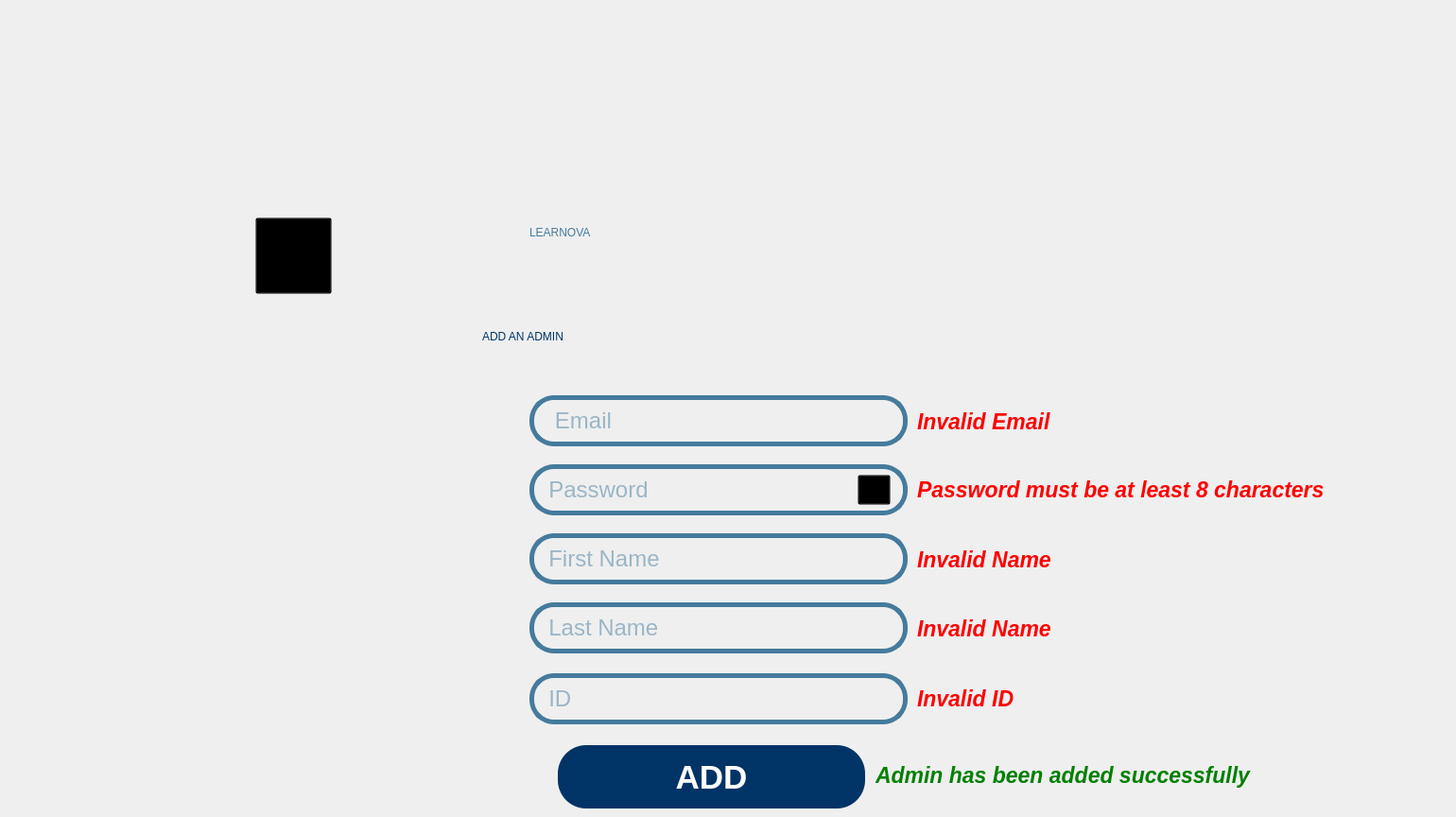
    <widget class="QWidget" name="Add_admin_page">
     <property name="styleSheet">
      <string notr="true">background-image: url(:/images/images/Desktop-2.png);</string>
     </property>
     <widget class="QLabel" name="Learnova_text_5">
      <property name="geometry">
       <rect>
        <x>560</x>
        <y>210</y>
        <width>491</width>
        <height>71</height>
       </rect>
      </property>
      <property name="styleSheet">
       <string notr="true">color: rgb(69, 123, 157);
font: 700 53pt &quot;Arial&quot;;
background:transparent</string>
      </property>
      <property name="text">
       <string>LEARNOVA</string>
      </property>
     </widget>
     <widget class="QLabel" name="Add_admin_txt">
      <property name="geometry">
       <rect>
        <x>510</x>
        <y>320</y>
        <width>661</width>
        <height>71</height>
       </rect>
      </property>
      <property name="styleSheet">
       <string notr="true">color: #003366;
font: 700 53pt &quot;Arial&quot;;
background:transparent</string>
      </property>
      <property name="text">
       <string>ADD AN ADMIN</string>
      </property>
     </widget>
     <widget class="QLabel" name="back_pic_adm">
      <property name="geometry">
       <rect>
        <x>270</x>
        <y>230</y>
        <width>81</width>
        <height>81</height>
       </rect>
      </property>
      <property name="styleSheet">
       <string notr="true">background:transparent;</string>
      </property>
      <property name="text">
       <string/>
      </property>
     </widget>
     <widget class="QPushButton" name="back_btn_adm">
      <property name="geometry">
       <rect>
        <x>270</x>
        <y>230</y>
        <width>81</width>
        <height>81</height>
       </rect>
      </property>
      <property name="cursor">
       <cursorShape>PointingHandCursor</cursorShape>
      </property>
      <property name="styleSheet">
       <string notr="true">background:transparent;</string>
      </property>
      <property name="text">
       <string/>
      </property>
     </widget>
     <widget class="QLineEdit" name="las_name_fild_3">
      <property name="geometry">
       <rect>
        <x>560</x>
        <y>637</y>
        <width>400</width>
        <height>54</height>
       </rect>
      </property>
      <property name="font">
       <font>
        <family>Arial</family>
        <pointsize>18</pointsize>
        <bold>false</bold>
       </font>
      </property>
      <property name="styleSheet">
       <string notr="true">background:transparent;
border:5px solid #457B9D;
border-radius:26px;
color:#457B9D
</string>
      </property>
      <property name="frame">
       <bool>true</bool>
      </property>
      <property name="echoMode">
       <enum>QLineEdit::EchoMode::Normal</enum>
      </property>
      <property name="placeholderText">
       <string>  Last Name</string>
      </property>
     </widget>
     <widget class="QLabel" name="err_lna_3">
      <property name="geometry">
       <rect>
        <x>970</x>
        <y>649</y>
        <width>541</width>
        <height>31</height>
       </rect>
      </property>
      <property name="sizePolicy">
       <sizepolicy hsizetype="Expanding" vsizetype="Expanding">
        <horstretch>0</horstretch>
        <verstretch>0</verstretch>
       </sizepolicy>
      </property>
      <property name="font">
       <font>
        <family>Arial</family>
        <pointsize>17</pointsize>
        <italic>true</italic>
        <bold>true</bold>
       </font>
      </property>
      <property name="styleSheet">
       <string notr="true">background:transparent;
color:red</string>
      </property>
      <property name="text">
       <string>Invalid Name</string>
      </property>
     </widget>
     <widget class="QLineEdit" name="pass_fild_3">
      <property name="geometry">
       <rect>
        <x>560</x>
        <y>491</y>
        <width>400</width>
        <height>54</height>
       </rect>
      </property>
      <property name="font">
       <font>
        <family>Arial</family>
        <pointsize>18</pointsize>
        <bold>false</bold>
       </font>
      </property>
      <property name="styleSheet">
       <string notr="true">background:transparent;
border:5px solid #457B9D;
border-radius:26px;
color:#457B9D
</string>
      </property>
      <property name="frame">
       <bool>true</bool>
      </property>
      <property name="echoMode">
       <enum>QLineEdit::EchoMode::Password</enum>
      </property>
      <property name="placeholderText">
       <string>  Password</string>
      </property>
     </widget>
     <widget class="QLineEdit" name="ID_fild_3">
      <property name="geometry">
       <rect>
        <x>560</x>
        <y>712</y>
        <width>400</width>
        <height>54</height>
       </rect>
      </property>
      <property name="font">
       <font>
        <family>Arial</family>
        <pointsize>18</pointsize>
        <bold>false</bold>
       </font>
      </property>
      <property name="styleSheet">
       <string notr="true">background:transparent;
border:5px solid #457B9D;
border-radius:26px;
color:#457B9D
</string>
      </property>
      <property name="frame">
       <bool>true</bool>
      </property>
      <property name="echoMode">
       <enum>QLineEdit::EchoMode::Normal</enum>
      </property>
      <property name="placeholderText">
       <string>  ID</string>
      </property>
     </widget>
     <widget class="QLabel" name="err_email_3">
      <property name="geometry">
       <rect>
        <x>970</x>
        <y>430</y>
        <width>541</width>
        <height>31</height>
       </rect>
      </property>
      <property name="sizePolicy">
       <sizepolicy hsizetype="Expanding" vsizetype="Expanding">
        <horstretch>0</horstretch>
        <verstretch>0</verstretch>
       </sizepolicy>
      </property>
      <property name="font">
       <font>
        <family>Arial</family>
        <pointsize>17</pointsize>
        <italic>true</italic>
        <bold>true</bold>
       </font>
      </property>
      <property name="styleSheet">
       <string notr="true">background:transparent;
color:red</string>
      </property>
      <property name="text">
       <string>Invalid Email</string>
      </property>
     </widget>
     <widget class="QLabel" name="err_pass_3">
      <property name="geometry">
       <rect>
        <x>970</x>
        <y>484</y>
        <width>561</width>
        <height>67</height>
       </rect>
      </property>
      <property name="sizePolicy">
       <sizepolicy hsizetype="Expanding" vsizetype="Expanding">
        <horstretch>0</horstretch>
        <verstretch>0</verstretch>
       </sizepolicy>
      </property>
      <property name="font">
       <font>
        <family>Arial</family>
        <pointsize>17</pointsize>
        <italic>true</italic>
        <bold>true</bold>
       </font>
      </property>
      <property name="styleSheet">
       <string notr="true">background:transparent;
color:red</string>
      </property>
      <property name="text">
       <string>Password must be at least 8 characters</string>
      </property>
     </widget>
     <widget class="QLabel" name="err_id_3">
      <property name="geometry">
       <rect>
        <x>970</x>
        <y>723</y>
        <width>541</width>
        <height>31</height>
       </rect>
      </property>
      <property name="sizePolicy">
       <sizepolicy hsizetype="Expanding" vsizetype="Expanding">
        <horstretch>0</horstretch>
        <verstretch>0</verstretch>
       </sizepolicy>
      </property>
      <property name="font">
       <font>
        <family>Arial</family>
        <pointsize>17</pointsize>
        <italic>true</italic>
        <bold>true</bold>
       </font>
      </property>
      <property name="styleSheet">
       <string notr="true">background:transparent;
color:red</string>
      </property>
      <property name="text">
       <string>Invalid ID</string>
      </property>
     </widget>
     <widget class="QLabel" name="err_fna_3">
      <property name="geometry">
       <rect>
        <x>970</x>
        <y>576</y>
        <width>541</width>
        <height>31</height>
       </rect>
      </property>
      <property name="sizePolicy">
       <sizepolicy hsizetype="Expanding" vsizetype="Expanding">
        <horstretch>0</horstretch>
        <verstretch>0</verstretch>
       </sizepolicy>
      </property>
      <property name="font">
       <font>
        <family>Arial</family>
        <pointsize>17</pointsize>
        <italic>true</italic>
        <bold>true</bold>
       </font>
      </property>
      <property name="styleSheet">
       <string notr="true">background:transparent;
color:red</string>
      </property>
      <property name="text">
       <string>Invalid Name</string>
      </property>
     </widget>
     <widget class="QLineEdit" name="Fir_name_fild_3">
      <property name="geometry">
       <rect>
        <x>560</x>
        <y>564</y>
        <width>400</width>
        <height>54</height>
       </rect>
      </property>
      <property name="font">
       <font>
        <family>Arial</family>
        <pointsize>18</pointsize>
        <bold>false</bold>
       </font>
      </property>
      <property name="styleSheet">
       <string notr="true">background:transparent;
border:5px solid #457B9D;
border-radius:26px;
color:#457B9D
</string>
      </property>
      <property name="frame">
       <bool>true</bool>
      </property>
      <property name="echoMode">
       <enum>QLineEdit::EchoMode::Normal</enum>
      </property>
      <property name="placeholderText">
       <string>  First Name</string>
      </property>
     </widget>
     <widget class="QLineEdit" name="email_fild_3">
      <property name="geometry">
       <rect>
        <x>560</x>
        <y>418</y>
        <width>400</width>
        <height>54</height>
       </rect>
      </property>
      <property name="font">
       <font>
        <family>Arial</family>
        <pointsize>18</pointsize>
        <bold>false</bold>
       </font>
      </property>
      <property name="styleSheet">
       <string notr="true">background:transparent;
border:5px solid #457B9D;
border-radius:26px;
color:#457B9D
</string>
      </property>
      <property name="frame">
       <bool>true</bool>
      </property>
      <property name="alignment">
       <set>Qt::AlignmentFlag::AlignLeading|Qt::AlignmentFlag::AlignLeft|Qt::AlignmentFlag::AlignVCenter</set>
      </property>
      <property name="placeholderText">
       <string>   Email</string>
      </property>
     </widget>
     <widget class="QPushButton" name="Add_adm_btn">
      <property name="geometry">
       <rect>
        <x>590</x>
        <y>788</y>
        <width>325</width>
        <height>67</height>
       </rect>
      </property>
      <property name="font">
       <font>
        <family>Arial</family>
        <pointsize>26</pointsize>
        <bold>true</bold>
       </font>
      </property>
      <property name="cursor">
       <cursorShape>PointingHandCursor</cursorShape>
      </property>
      <property name="styleSheet">
       <string notr="true">background:transparent;
background-color: #003366;
border-radius: 30px;
color:white;</string>
      </property>
      <property name="text">
       <string>ADD</string>
      </property>
     </widget>
     <widget class="QPushButton" name="hidden_pass_btn_4">
      <property name="geometry">
       <rect>
        <x>907</x>
        <y>502</y>
        <width>35</width>
        <height>32</height>
       </rect>
      </property>
      <property name="cursor">
       <cursorShape>PointingHandCursor</cursorShape>
      </property>
      <property name="styleSheet">
       <string notr="true">background:transparent;</string>
      </property>
      <property name="text">
       <string/>
      </property>
     </widget>
     <widget class="QLabel" name="hidded_pic_4">
      <property name="geometry">
       <rect>
        <x>910</x>
        <y>500</y>
        <width>35</width>
        <height>35</height>
       </rect>
      </property>
      <property name="cursor">
       <cursorShape>ArrowCursor</cursorShape>
      </property>
      <property name="styleSheet">
       <string notr="true">background:transparent;</string>
      </property>
      <property name="text">
       <string/>
      </property>
     </widget>
     <widget class="QLabel" name="succ_adm_txt">
      <property name="geometry">
       <rect>
        <x>926</x>
        <y>804</y>
        <width>561</width>
        <height>31</height>
       </rect>
      </property>
      <property name="sizePolicy">
       <sizepolicy hsizetype="Expanding" vsizetype="Expanding">
        <horstretch>0</horstretch>
        <verstretch>0</verstretch>
       </sizepolicy>
      </property>
      <property name="font">
       <font>
        <family>Arial</family>
        <pointsize>17</pointsize>
        <italic>true</italic>
        <bold>true</bold>
       </font>
      </property>
      <property name="styleSheet">
       <string notr="true">background:transparent;
color:green;</string>
      </property>
      <property name="text">
       <string>Admin has been added successfully </string>
      </property>
     </widget>
     <zorder>back_pic_adm</zorder>
     <zorder>hidded_pic_4</zorder>
     <zorder>Learnova_text_5</zorder>
     <zorder>Add_admin_txt</zorder>
     <zorder>las_name_fild_3</zorder>
     <zorder>err_lna_3</zorder>
     <zorder>pass_fild_3</zorder>
     <zorder>ID_fild_3</zorder>
     <zorder>err_email_3</zorder>
     <zorder>err_pass_3</zorder>
     <zorder>err_id_3</zorder>
     <zorder>err_fna_3</zorder>
     <zorder>Fir_name_fild_3</zorder>
     <zorder>email_fild_3</zorder>
     <zorder>Add_adm_btn</zorder>
     <zorder>hidden_pass_btn_4</zorder>
     <zorder>back_btn_adm</zorder>
     <zorder>succ_adm_txt</zorder>
    </widget>
